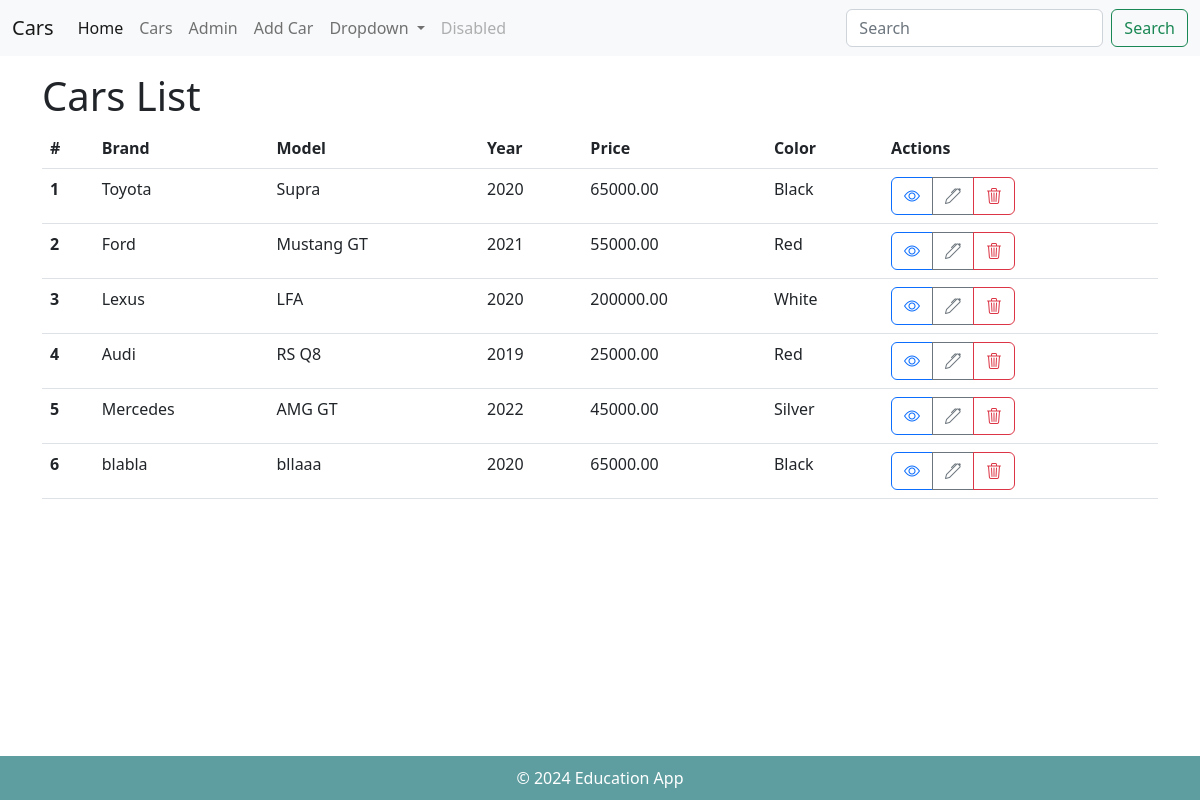
/, run on an earlier commit of the app's database.
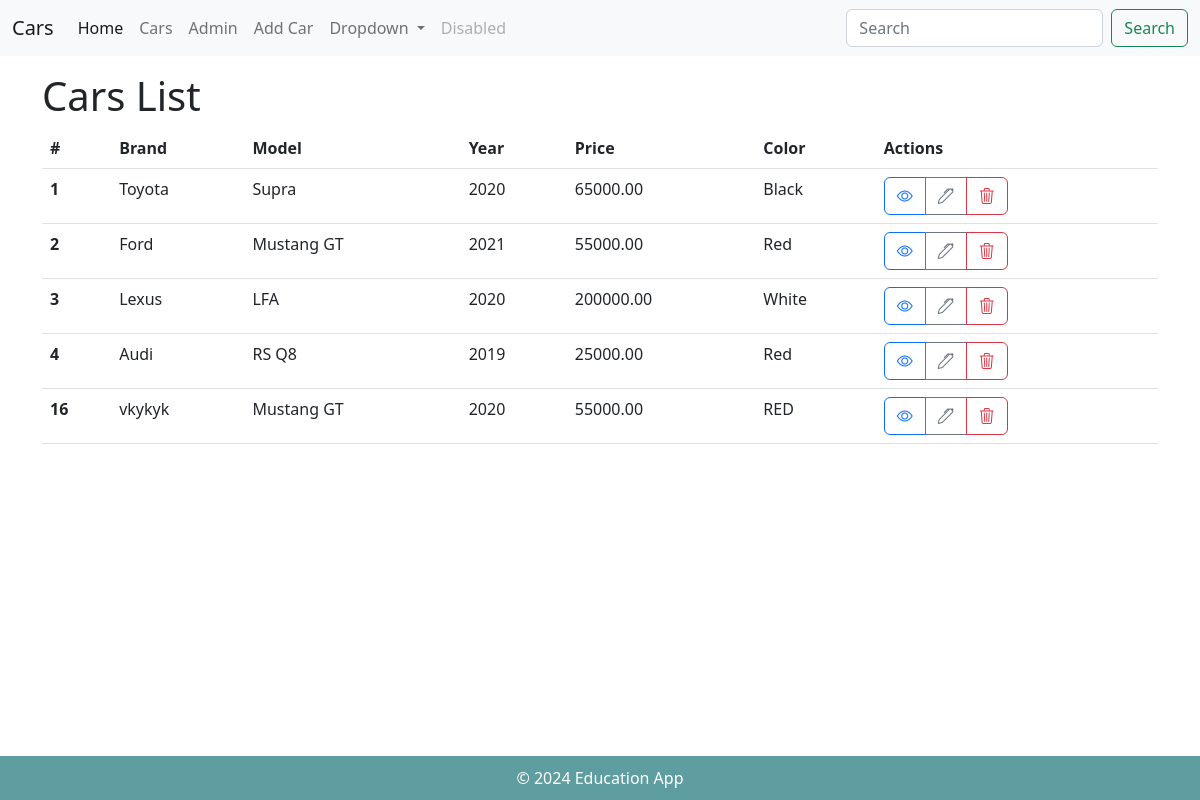
And on a later commit of the database.
### cars/models.py (models this page shows, shortened)
class Car(models.Model):
    CATEGORY_CHOICES = [
        (0, 'Sedan'),
        (1, 'SUV'),
        (2, 'Electric'),
        (3, 'Coupe'),
    ]
    brand = models.CharField(max_length=255)
    model = models.CharField(max_length=255)
    year = models.IntegerField()
    price = models.DecimalField(max_digits=15, decimal_places=2)
    color = models.CharField(max_length=100)
    photo = models.ImageField(blank=True, upload_to='cars/')
    category = models.IntegerField(choices=CATEGORY_CHOICES, default=0)

### cars/views.py (the view)
# urls.py: path('', views.list),
def list(request):
    cars = Car.objects.all()
    return render(request, "list.html", {"cars": cars})

### cars/templates/list.html (shortened to what this page needs)
{% extends "_layout.html" %}
{% block content %}
<h1>Cars List</h1>
<table class="table">
    <thead>
        <tr>
            <th scope="col">#</th>
            <th scope="col">Brand</th>
            <th scope="col">Model</th>
            <th scope="col">Year</th>
            <th scope="col">Price</th>
            <th scope="col">Color</th>
            <th scope="col">Actions</th>
        </tr>
    </thead>
    <tbody>
        {% for car in cars %}
        <tr>
            <th scope="row">{{ car.id }}</th>
            <td>{{ car.brand }}</td>
            <td>{{ car.model }}</td>
            <td>{{ car.year }}</td>
            <td>{{ car.price }}</td>
            <td>{{ car.color }}</td>
            <td>
                <div class="btn-group" role="group">
                    <a href="/cars/details/{{ car.id }}" class="btn btn-outline-primary">
                        <i class="bi bi-eye"></i>
                    </a>
                    <a href="/cars/edit/{{ car.id }}" class="btn btn-outline-secondary">
                        <i class="bi bi-pen"></i>
                    </a>
                    <a href="#" class="btn btn-outline-danger" onclick="openModal('/cars/delete/{{ car.id }}')">
                        <i class="bi bi-trash3"></i>
                    </a>
                </div>
            </td>
        </tr>
        {% endfor %}
    </tbody>
</table>
{% endblock %}

### cars/templates/_layout.html (shortened to what this page needs)
{% load static %}
<!DOCTYPE html>
<html lang="en">
<head>
    <link href="https://cdn.jsdelivr.net/npm/bootstrap@5.2.3/dist/css/bootstrap.min.css" rel="stylesheet"
>
    <link rel="stylesheet" href="https://cdn.jsdelivr.net/npm/bootstrap-icons@1.11.3/font/bootstrap-icons.min.css">
    <link rel="stylesheet" href="{% static 'style.css' %}">
</head>
<body>
    <nav class="navbar navbar-expand-lg bg-light">
        <div class="container-fluid">
            <a class="navbar-brand" href="/cars">Cars</a>
            <div class="collapse navbar-collapse" id="navbarSupportedContent">
                <ul class="navbar-nav me-auto mb-2 mb-lg-0">
                    <li class="nav-item">
                        <a class="nav-link active" aria-current="page" href="/catalog">Home</a>
                    </li>
                    <li class="nav-item">
                        <a class="nav-link" href="/">Cars</a>
                    </li>
                    <li class="nav-item">
                        <a class="nav-link" href="/admin">Admin</a>
                    </li>
                    <li class="nav-item">
                        <a class="nav-link" href="/cars/create">Add Car</a>
                    </li>
                    <li class="nav-item dropdown">
                        <a class="nav-link dropdown-toggle" href="#" role="button" data-bs-toggle="dropdown"
                            aria-expanded="false">
                            Dropdown
                        </a>
                    </li>
                    <li class="nav-item">
                        <a class="nav-link disabled">Disabled</a>
                    </li>
                </ul>
                <form class="d-flex" role="search">
                    <input class="form-control me-2" type="search" placeholder="Search" aria-label="Search">
                    <button class="btn btn-outline-success" type="submit">Search</button>
                </form>
            </div>
        </div>
    </nav>
    <div class="container my-3">
        <main>
            {% block content %}{% endblock %}
        </main>
    </div>
    <footer class="text-center">
        <span>&copy; 2024 Education App</span>
    </footer>
</body>
</html>

### cars/static/style.css (style rules this page uses)
body { display: flex; flex-direction: column; min-height: 100vh; }
body>.container { flex-grow: 1; }
footer { padding: 10px; color: white; background-color: cadetblue; }

What changed in the data, as far as the page shows it:
removed Car: id "5", brand "Mercedes", model "AMG GT", year "2022", price "45000.00", color "Silver"
removed Car: id "6", brand "blabla", model "bllaaa", year "2020", price "65000.00", color "Black"
added Car: id "16", brand "vkykyk", model "Mustang GT", year "2020", price "55000.00", color "RED"
